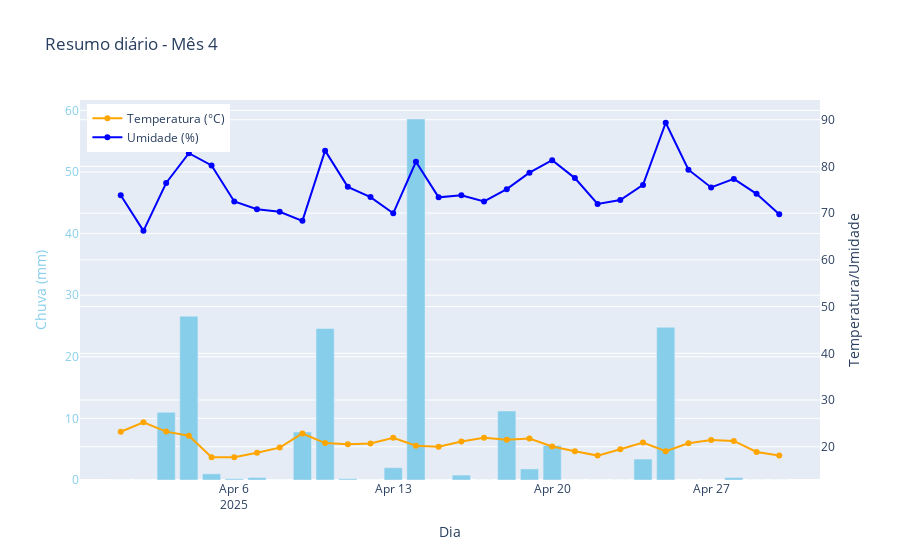
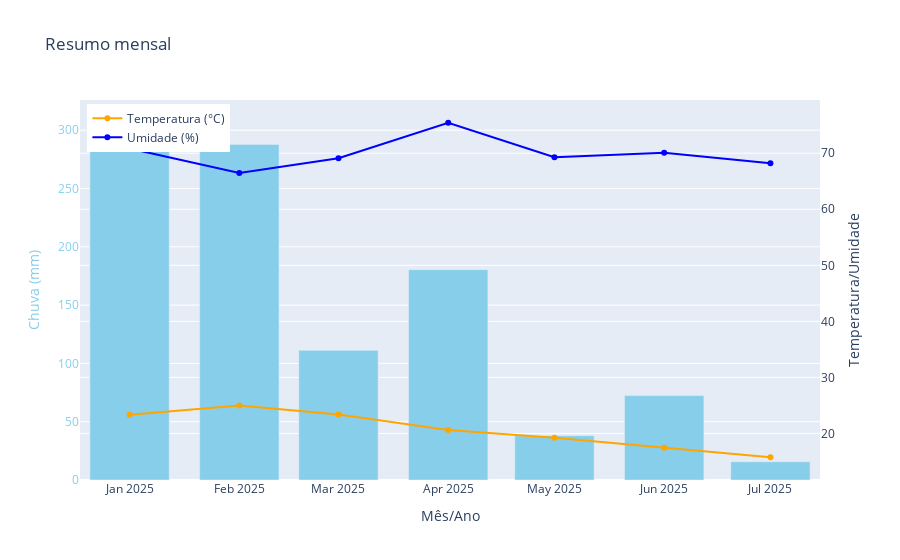

The code cell stored with these charts, in order, in its notebook:
### Code cell
import plotly.express as px

# Gráfico do resumo diário
df_daily = resumo_diario(mes_escolhido)
if not df_daily.empty:
    fig = px.bar(
        df_daily,
        x="dia",
        y="chuva_mm",
        labels={"dia": "Dia", "chuva_mm": "Chuva (mm)"},
        title=f"Resumo diário - Mês {mes_escolhido}",
        color_discrete_sequence=["skyblue"]
    )
    fig.add_scatter(
        x=df_daily["dia"], y=df_daily["temp_c"],
        mode="lines+markers", name="Temperatura (°C)", yaxis="y2", line=dict(color="orange")
    )
    fig.add_scatter(
        x=df_daily["dia"], y=df_daily["umidade"],
        mode="lines+markers", name="Umidade (%)", yaxis="y2", line=dict(color="blue")
    )
    fig.update_layout(
        yaxis=dict(title="Chuva (mm)", color="skyblue"),
        yaxis2=dict(title="Temperatura/Umidade", overlaying="y", side="right"),
        legend=dict(x=0.01, y=0.99)
    )
    fig.show()

# Gráfico resumo mensal
fig = px.bar(
    df_monthly,
    x=df_monthly["mes_ano"].astype(str),
    y="chuva_mm",
    labels={"mes_ano": "Mês/Ano", "chuva_mm": "Chuva (mm)"},
    title="Resumo mensal",
    color_discrete_sequence=["skyblue"]
)
fig.add_scatter(
    x=df_monthly["mes_ano"].astype(str), y=df_monthly["temp_c"],
    mode="lines+markers", name="Temperatura (°C)", yaxis="y2", line=dict(color="orange")
)
fig.add_scatter(
    x=df_monthly["mes_ano"].astype(str), y=df_monthly["umidade"],
    mode="lines+markers", name="Umidade (%)", yaxis="y2", line=dict(color="blue")
)
fig.update_layout(
    yaxis=dict(title="Chuva (mm)", color="skyblue"),
    yaxis2=dict(title="Temperatura/Umidade", overlaying="y", side="right"),
    legend=dict(x=0.01, y=0.99)
)
fig.show()

### Figure 1 — Plotly figure (JSON) as saved in the notebook; plotly's stock layout.template omitted (floating-point values rounded to 4 significant figures)
{"data": [{"hovertemplate": "Dia=%{x}<br>Chuva (mm)=%{y}<extra></extra>", "legendgroup": "", "marker": {"color": "skyblue", "pattern": {"shape": ""}}, "name": "", "orientation": "v", "showlegend": false, "textposition": "auto", "type": "bar", "x": ["2025-04-01", "2025-04-02", "2025-04-03", "2025-04-04", "2025-04-05", "2025-04-06", "2025-04-07", "2025-04-08", "2025-04-09", "2025-04-10", "2025-04-11", "2025-04-12", "2025-04-13", "2025-04-14", "2025-04-15", "2025-04-16", "2025-04-17", "2025-04-18", "2025-04-19", "2025-04-20", "2025-04-21", "2025-04-22", "2025-04-23", "2025-04-24", "2025-04-25", "2025-04-26", "2025-04-27", "2025-04-28", "2025-04-29", "2025-04-30"], "xaxis": "x", "y": [0.0, 0.0, 11.0, 26.6, 1.0, 0.2, 0.4, 0.0, 7.8, 24.6, 0.2, 0.0, 2.0, 58.6, 0.0, 0.8, 0.0, 11.2, 1.8, 5.6, 0.0, 0.0, 0.0, 3.4, 24.8, 0.0, 0.0, 0.4, 0.0, 0.0], "yaxis": "y"}, {"line": {"color": "orange"}, "mode": "lines+markers", "name": "Temperatura (°C)", "type": "scatter", "x": ["2025-04-01", "2025-04-02", "2025-04-03", "2025-04-04", "2025-04-05", "2025-04-06", "2025-04-07", "2025-04-08", "2025-04-09", "2025-04-10", "2025-04-11", "2025-04-12", "2025-04-13", "2025-04-14", "2025-04-15", "2025-04-16", "2025-04-17", "2025-04-18", "2025-04-19", "2025-04-20", "2025-04-21", "2025-04-22", "2025-04-23", "2025-04-24", "2025-04-25", "2025-04-26", "2025-04-27", "2025-04-28", "2025-04-29", "2025-04-30"], "y": [23.21, 25.22, 23.24, 22.35, 17.75, 17.78, 18.71, 19.81, 22.83, 20.78, 20.54, 20.69, 21.93, 20.21, 20.0, 21.12, 21.94, 21.5, 21.77, 20.05, 19.01, 18.1, 19.45, 20.92, 19.03, 20.74, 21.42, 21.25, 18.87, 18.13], "yaxis": "y2"}, {"line": {"color": "blue"}, "mode": "lines+markers", "name": "Umidade (%)", "type": "scatter", "x": ["2025-04-01", "2025-04-02", "2025-04-03", "2025-04-04", "2025-04-05", "2025-04-06", "2025-04-07", "2025-04-08", "2025-04-09", "2025-04-10", "2025-04-11", "2025-04-12", "2025-04-13", "2025-04-14", "2025-04-15", "2025-04-16", "2025-04-17", "2025-04-18", "2025-04-19", "2025-04-20", "2025-04-21", "2025-04-22", "2025-04-23", "2025-04-24", "2025-04-25", "2025-04-26", "2025-04-27", "2025-04-28", "2025-04-29", "2025-04-30"], "y": [73.83, 66.21, 76.46, 82.83, 80.21, 72.5, 70.83, 70.29, 68.35, 83.38, 75.62, 73.43, 69.96, 81.0, 73.38, 73.83, 72.5, 75.13, 78.67, 81.33, 77.5, 71.96, 72.79, 76.04, 89.35, 79.29, 75.5, 77.33, 74.12, 69.75], "yaxis": "y2"}], "layout": {"barmode": "relative", "legend": {"tracegroupgap": 0, "x": 0.01, "y": 0.99}, "title": {"text": "Resumo diário - Mês 4"}, "xaxis": {"anchor": "y", "domain": [0, 1], "title": {"text": "Dia"}}, "yaxis": {"anchor": "x", "color": "skyblue", "domain": [0, 1], "title": {"text": "Chuva (mm)"}}, "yaxis2": {"overlaying": "y", "side": "right", "title": {"text": "Temperatura/Umidade"}}}}

### Figure 2 — Plotly figure (JSON) as saved in the notebook; plotly's stock layout.template omitted (floating-point values rounded to 4 significant figures)
{"data": [{"hovertemplate": "Mês/Ano=%{x}<br>Chuva (mm)=%{y}<extra></extra>", "legendgroup": "", "marker": {"color": "skyblue", "pattern": {"shape": ""}}, "name": "", "orientation": "v", "showlegend": false, "textposition": "auto", "type": "bar", "x": ["2025-01", "2025-02", "2025-03", "2025-04", "2025-05", "2025-06", "2025-07"], "xaxis": "x", "y": [309.6, 287.8, 111.2, 180.4, 38.0, 72.4, 15.6], "yaxis": "y"}, {"line": {"color": "orange"}, "mode": "lines+markers", "name": "Temperatura (°C)", "type": "scatter", "x": ["2025-01", "2025-02", "2025-03", "2025-04", "2025-05", "2025-06", "2025-07"], "y": [23.32, 24.98, 23.38, 20.61, 19.23, 17.44, 15.75], "yaxis": "y2"}, {"line": {"color": "blue"}, "mode": "lines+markers", "name": "Umidade (%)", "type": "scatter", "x": ["2025-01", "2025-02", "2025-03", "2025-04", "2025-05", "2025-06", "2025-07"], "y": [70.85, 66.5, 69.12, 75.44, 69.31, 70.1, 68.22], "yaxis": "y2"}], "layout": {"barmode": "relative", "legend": {"tracegroupgap": 0, "x": 0.01, "y": 0.99}, "title": {"text": "Resumo mensal"}, "xaxis": {"anchor": "y", "domain": [0, 1], "title": {"text": "Mês/Ano"}}, "yaxis": {"anchor": "x", "color": "skyblue", "domain": [0, 1], "title": {"text": "Chuva (mm)"}}, "yaxis2": {"overlaying": "y", "side": "right", "title": {"text": "Temperatura/Umidade"}}}}
